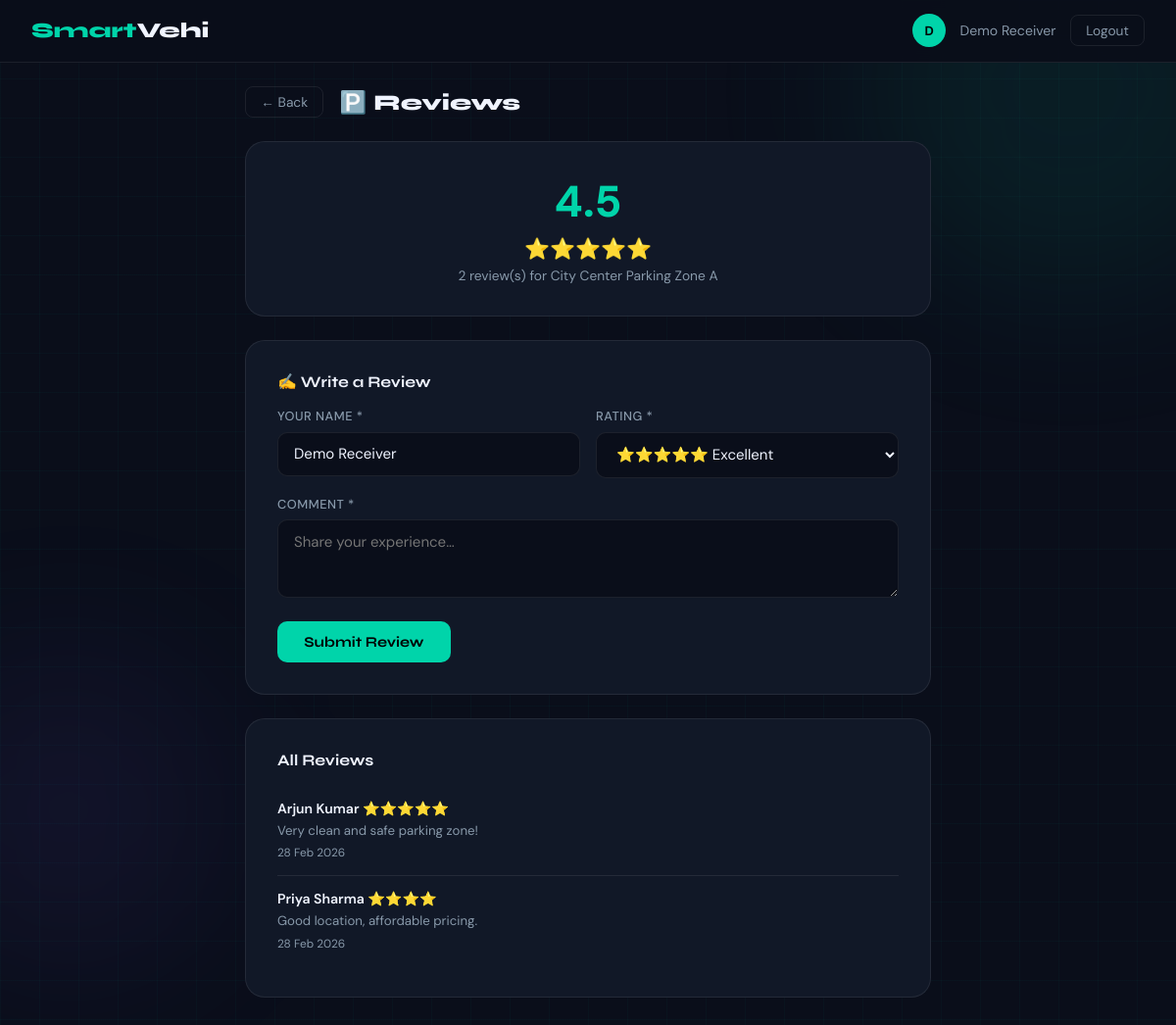
/receiver/reviews.php?id=1 (signed in), run on the app's committed database.
### tables this page shows
CREATE TABLE IF NOT EXISTS users (
    id         INT AUTO_INCREMENT PRIMARY KEY,
    full_name  VARCHAR(120) NOT NULL,
    email      VARCHAR(180) NOT NULL UNIQUE,
    phone      VARCHAR(20)  NOT NULL DEFAULT '',
    password   VARCHAR(255) NOT NULL,
    role       ENUM('provider','receiver') NOT NULL,
    created_at TIMESTAMP DEFAULT CURRENT_TIMESTAMP
);

CREATE TABLE IF NOT EXISTS listings (
    id               INT AUTO_INCREMENT PRIMARY KEY,
    user_id          INT NOT NULL,
    type             ENUM('parking','washing','rental') NOT NULL,
    name             VARCHAR(200) NOT NULL,
    location         VARCHAR(300) NOT NULL,
    description      TEXT,
    image            VARCHAR(300) DEFAULT NULL,

     
    price_hour       DECIMAL(10,2) DEFAULT NULL,
    price_day        DECIMAL(10,2) DEFAULT NULL,
    total_slots      INT           DEFAULT NULL,
    vehicle_type     VARCHAR(50)   DEFAULT NULL,

     
    price_basic      DECIMAL(10,2) DEFAULT NULL,
    price_full       DECIMAL(10,2) DEFAULT NULL,
    services_offered TEXT          DEFAULT NULL,

     
    rental_type      VARCHAR(100)  DEFAULT NULL,
    vehicle_model    VARCHAR(100)  DEFAULT NULL,
    rent_hour        DECIMAL(10,2) DEFAULT NULL,
    rent_day         DECIMAL(10,2) DEFAULT NULL,
    fuel_type        VARCHAR(50)   DEFAULT NULL,

    is_active        TINYINT(1) DEFAULT 1,
    created_at       TIMESTAMP DEFAULT CURRENT_TIMESTAMP,

    FOREIGN KEY (user_id) REFERENCES users(id) ON DELETE CASCADE
);

CREATE TABLE IF NOT EXISTS reviews (
    id            INT AUTO_INCREMENT PRIMARY KEY,
    listing_id    INT NOT NULL,
    user_id       INT NOT NULL,
    reviewer_name VARCHAR(120) NOT NULL,
    rating        TINYINT NOT NULL CHECK (rating BETWEEN 1 AND 5),
    comment       TEXT NOT NULL,
    created_at    TIMESTAMP DEFAULT CURRENT_TIMESTAMP,

    FOREIGN KEY (listing_id) REFERENCES listings(id) ON DELETE CASCADE,
    FOREIGN KEY (user_id)    REFERENCES users(id)    ON DELETE CASCADE
);

### includes/config.php (called while the page is built, shortened)
<?php
function baseUrl(): string {
    static $base = null;
    if ($base !== null) return $base;
    $proto  = (!empty($_SERVER['HTTPS']) && $_SERVER['HTTPS'] !== 'off') ? 'https' : 'http';
    $host   = $_SERVER['HTTP_HOST'];
    $script = $_SERVER['SCRIPT_NAME'];
    $parts  = explode('/', trim(dirname($script), '/'));
    $path   = '';
    foreach ($parts as $seg) {
        $path .= '/' . $seg;
        if (strtolower($seg) === 'smartvehi') break;
    }
    $base = $proto . '://' . $host . $path;
    return $base;
}
function getDB(): mysqli {
    static $conn = null;
    if ($conn !== null) return $conn;
    $conn = new mysqli(DB_HOST, DB_USER, DB_PASS, DB_NAME);
    $conn->set_charset('utf8mb4');
    return $conn;
}
function clean(string $v): string {
    return htmlspecialchars(strip_tags(trim($v)), ENT_QUOTES, 'UTF-8');
}
function getCurrentUser(): ?array {
    $db   = getDB();
    $id   = (int)$_SESSION['user_id'];
    $stmt = $db->prepare('SELECT * FROM users WHERE id = ?');
    $stmt->bind_param('i', $id);
    $stmt->execute();
    return $stmt->get_result()->fetch_assoc() ?: null;
}

### receiver/reviews.php (the view, shortened to what this page needs)
<?php
require_once '../includes/config.php';
$user = getCurrentUser();
$db   = getDB();
$id   = (int)($_GET['id'] ?? 0);
$stmt = $db->prepare('SELECT l.*, u.full_name AS provider_name FROM listings l JOIN users u ON l.user_id=u.id WHERE l.id=?');
$stmt->bind_param('i', $id);
$stmt->execute();
$l = $stmt->get_result()->fetch_assoc();
$sumRow  = $db->query("SELECT ROUND(AVG(rating),1) AS avg, COUNT(*) AS cnt FROM reviews WHERE listing_id=$id")->fetch_assoc();
$avgRat  = (float)$sumRow['avg'];
$cntRat  = (int)$sumRow['cnt'];
$allRevs = $db->query("SELECT * FROM reviews WHERE listing_id=$id ORDER BY created_at DESC");
$icons     = ['parking'=>'🅿️','washing'=>'🚿','rental'=>'🚗'];
require_once '../includes/header.php';
?>
<div class="page top fu">
<div class="container" style="max-width:700px;">
  <div style="display:flex;align-items:center;gap:1rem;margin-bottom:1.5rem;">
    <a href="<?= $B ?>/receiver/listing.php?id=<?= $id ?>" class="nav-btn">← Back</a>
    <h2 style="font-size:1.4rem;font-weight:800;">
      <?= $icons[$l['type']] ?> Reviews
    </h2>
  </div>
  <div class="card" style="text-align:center;margin-bottom:1.5rem;">
    <div style="font-size:2.8rem;font-weight:800;color:var(--accent);margin-bottom:.3rem;">
      <?= $avgRat ?: '—' ?>
    </div>
    <div style="font-size:1.3rem;color:#ffd700;margin-bottom:.3rem;">
      <?= $avgRat ? str_repeat('⭐', (int)round($avgRat)) . str_repeat('☆', 5-(int)round($avgRat)) : '☆☆☆☆☆' ?>
    </div>
    <div style="color:var(--muted);font-size:.86rem;">
      <?= $cntRat ?> review(s) for <?= clean($l['name']) ?>
    </div>
  </div>
  <div class="card" style="margin-bottom:1.5rem;">
    <h3 style="font-size:1rem;margin-bottom:1.1rem;">✍️ Write a Review</h3>
    <form method="POST">
      <div class="form-row">
        <div class="fg">
          <label>YOUR NAME *</label>
          <input type="text" name="reviewer_name"
                 value="<?= clean($user['full_name']) ?>" required>
        </div>
        <div class="fg">
          <label>RATING *</label>
          <select name="rating">
            <option value="5">⭐⭐⭐⭐⭐ Excellent</option>
          </select>
        </div>
      </div>
      <div class="fg">
        <label>COMMENT *</label>
        <textarea name="comment"
                  placeholder="Share your experience…" required></textarea>
      </div>
      <button type="submit" class="btn btn-primary">Submit Review</button>
    </form>
  </div>
  <div class="card">
    <h3 style="font-size:1rem;margin-bottom:1rem;">All Reviews</h3>
    <?php if ($allRevs->num_rows === 0): ?>
      <p style="color:var(--muted);font-size:.88rem;">No reviews yet — be the first!</p>
    <?php else: while ($r = $allRevs->fetch_assoc()): ?>
      <div class="rv-item">
        <div class="rv-user">
          <?= clean($r['reviewer_name']) ?>
          <span style="color:#ffd700;"><?= str_repeat('⭐', (int)$r['rating']) ?></span>
        </div>
        <div class="rv-text"><?= clean($r['comment']) ?></div>
        <div class="rv-date"><?= date('d M Y', strtotime($r['created_at'])) ?></div>
      </div>
    <?php endwhile; endif; ?>
  </div>
</div>
</div>
<?php require_once '../includes/footer.php'; ?>

### includes/header.php (shortened to what this page needs)
<?php
$currentUser = getCurrentUser();
$B = baseUrl();
?>
<!DOCTYPE html>
<html lang="en">
<head>
</head>
<body>
<div class="bg-orb orb1"></div>
<div class="bg-orb orb2"></div>
<nav class="navbar">
  <a href="<?= $B ?>/index.php" class="logo">Smart<span>Vehi</span></a>
  <div class="nav-right">
    <?php if ($currentUser): ?>
      <div class="avatar"><?= strtoupper(substr($currentUser['full_name'], 0, 1)) ?></div>
      <span class="uname"><?= clean($currentUser['full_name']) ?></span>
      <a href="<?= $B ?>/logout.php" class="nav-btn">Logout</a>
    <?php else: ?>
      <a href="<?= $B ?>/index.php" class="nav-btn">← Home</a>
    <?php endif; ?>
  </div>
</nav>
<div class="main-wrap">

### includes/footer.php (shortened to what this page needs)
</div>
</body>
</html>

### includes/header.php (style rules this page uses)
:root { --bg:#0a0e1a; --surface:#111827; --surface2:#1a2235; --accent:#00d4aa; --accent2:#ff6b35; --accent3:#7c5cfc; --text:#f0f4ff; --muted:#8899aa; --border:rgba(255,255,255,0.08); --card:rgba(255,255,255,0.04); --glow:0 0 40px rgba(0,212,170,0.18); --radius:14px; --radius-lg:20px; }
* { margin:0;padding:0;box-sizing:border-box; }
html { scroll-behavior:smooth; }
body { font-family:'DM Sans',sans-serif;background:var(--bg);color:var(--text); min-height:100vh;overflow-x:hidden; }
h1,h2,h3,h4,h5 { font-family:'Syne',sans-serif; }
a { color:inherit;text-decoration:none; }
.bg-orb { position:fixed;border-radius:50%;filter:blur(80px);pointer-events:none;z-index:0; }
.orb1 { width:420px;height:420px;background:rgba(0,212,170,.08);top:-120px;right:-100px; }
.orb2 { width:320px;height:320px;background:rgba(124,92,252,.07);bottom:80px;left:-90px; }
.navbar { position:fixed;top:0;left:0;right:0;z-index:200; display:flex;align-items:center;justify-content:space-between; padding:.9rem 2rem; background:rgba(10,14,26,.92);backdrop-filter:blur(20px); border-bottom:1px solid var(--border); }
.logo { font-family:'Syne',sans-serif;font-weight:800;font-size:1.35rem;color:var(--accent); }
.logo span { color:var(--text); }
.nav-right { display:flex;align-items:center;gap:.9rem;flex-wrap:wrap; }
.avatar { width:34px;height:34px;border-radius:50%;background:var(--accent); display:flex;align-items:center;justify-content:center; font-weight:700;font-size:.82rem;color:#000;flex-shrink:0; }
.uname { font-size:.88rem;color:var(--muted);max-width:160px; white-space:nowrap;overflow:hidden;text-overflow:ellipsis; }
.nav-btn { background:none;border:1px solid var(--border);color:var(--muted); padding:.38rem .95rem;border-radius:8px;font-family:'DM Sans',sans-serif; font-size:.86rem;transition:all .2s;display:inline-block; }
.main-wrap { position:relative;z-index:1; }
.page { min-height:100vh;display:flex;flex-direction:column; align-items:center;justify-content:center;padding:5.5rem 1.5rem 3rem; }
.page.top { justify-content:flex-start;padding-top:5.5rem; }
.container { width:100%;max-width:1100px;margin:0 auto; }
.card { background:var(--surface);border:1px solid var(--border); border-radius:var(--radius-lg);padding:2rem; }
.fg { margin-bottom:1.15rem; }
.fg label { display:block;font-size:.8rem;color:var(--muted); margin-bottom:.45rem;font-weight:500;letter-spacing:.04em; }
.fg input,.fg select,.fg textarea { width:100%;background:var(--bg);border:1px solid var(--border); border-radius:10px;padding:.72rem 1rem;color:var(--text); font-family:'DM Sans',sans-serif;font-size:.94rem;transition:border-color .2s; }
.fg select option { background:var(--surface); }
.fg textarea { resize:vertical;min-height:80px; }
.form-row { display:grid;grid-template-columns:1fr 1fr;gap:1rem; }
.btn { display:inline-block;padding:.78rem 1.7rem;border:none; border-radius:10px;cursor:pointer;font-family:'Syne',sans-serif; font-weight:700;font-size:.93rem;transition:all .25s;text-align:center; }
.btn-primary { background:var(--accent);color:#000; }
.rv-item { border-bottom:1px solid var(--border);padding:.9rem 0; }
.rv-item:last-child { border-bottom:none; }
.rv-user { font-weight:600;font-size:.88rem;margin-bottom:.25rem; }
.rv-text { color:var(--muted);font-size:.83rem;line-height:1.55; }
.rv-date { font-size:.74rem;color:var(--muted);margin-top:.25rem; }
.fu { animation:fadeUp .45s ease both; }

### data on the page
users: full_name "D", full_name "Demo Receiver", reviewer_name "Demo Receiver"
listings: type "🅿️", name "City Center Parking Zone A"
reviews: reviewer_name "Arjun Kumar", rating "⭐⭐⭐⭐⭐", comment "Very clean and safe parking zone!", created_at "28 Feb 2026"
reviews: reviewer_name "Priya Sharma", rating "⭐⭐⭐⭐", comment "Good location, affordable pricing.", created_at "28 Feb 2026"

### other printed values
$avgRat ?: '—' "4.5"
str_repeat('⭐', (int)round($avgRat)) "⭐⭐⭐⭐⭐"
$cntRat "2"
